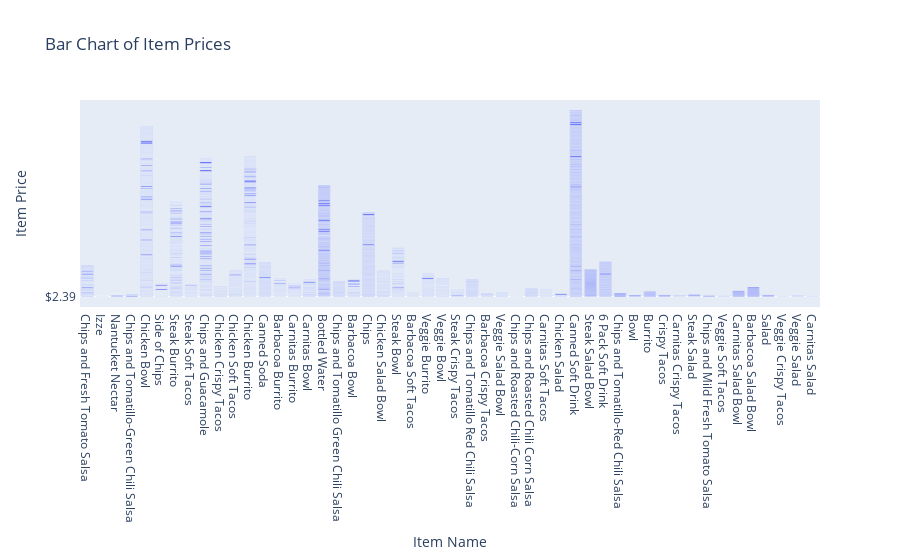

The notebook cell this image was saved under:
### Code cell
px.bar(df, x='item_name', y='item_price', title='Bar Chart of Item Prices', labels={'item_name': 'Item Name', 'item_price': 'Item Price'}).show();

### Figure 1 — Plotly figure (JSON) as saved in the notebook; plotly's stock layout.template omitted (floating-point values rounded to 4 significant figures; data arrays with more than 128 entries replaced by an {"elided": "..."} marker saying what was removed)
{"data": [{"hovertemplate": "Item Name=%{x}<br>Item Price=%{y}<extra></extra>", "legendgroup": "", "marker": {"color": "#636efa", "pattern": {"shape": ""}}, "name": "", "orientation": "v", "showlegend": false, "textposition": "auto", "type": "bar", "x": {"elided": "4622 str values"}, "xaxis": "x", "y": {"elided": "4622 str values"}, "yaxis": "y"}], "layout": {"barmode": "relative", "legend": {"tracegroupgap": 0}, "title": {"text": "Bar Chart of Item Prices"}, "xaxis": {"anchor": "y", "domain": [0, 1], "title": {"text": "Item Name"}}, "yaxis": {"anchor": "x", "domain": [0, 1], "title": {"text": "Item Price"}}}}
